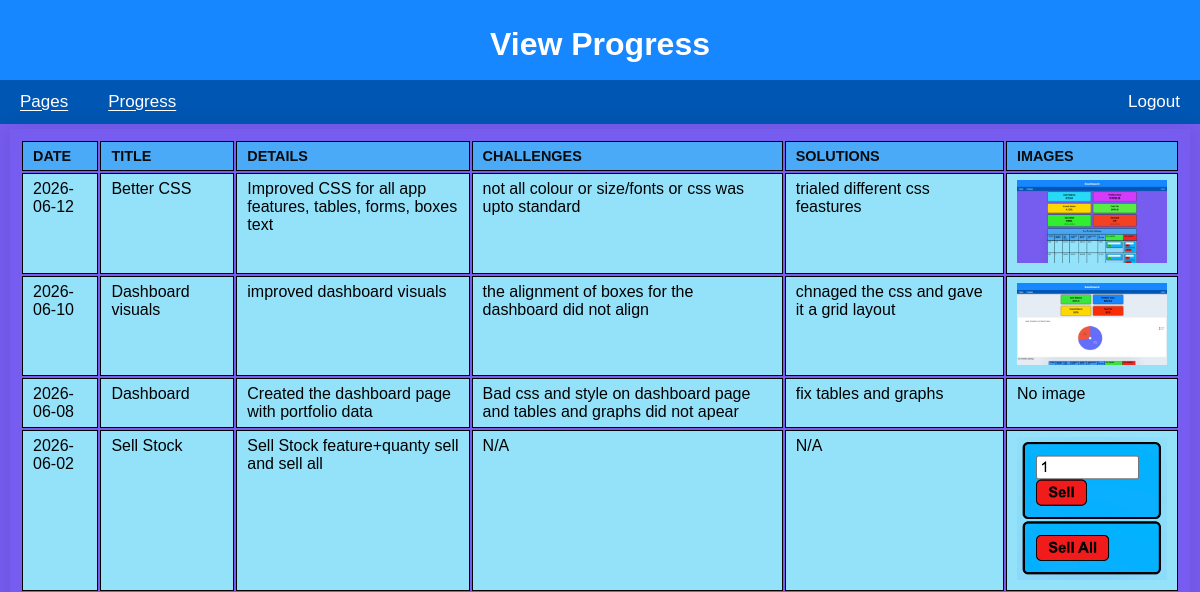
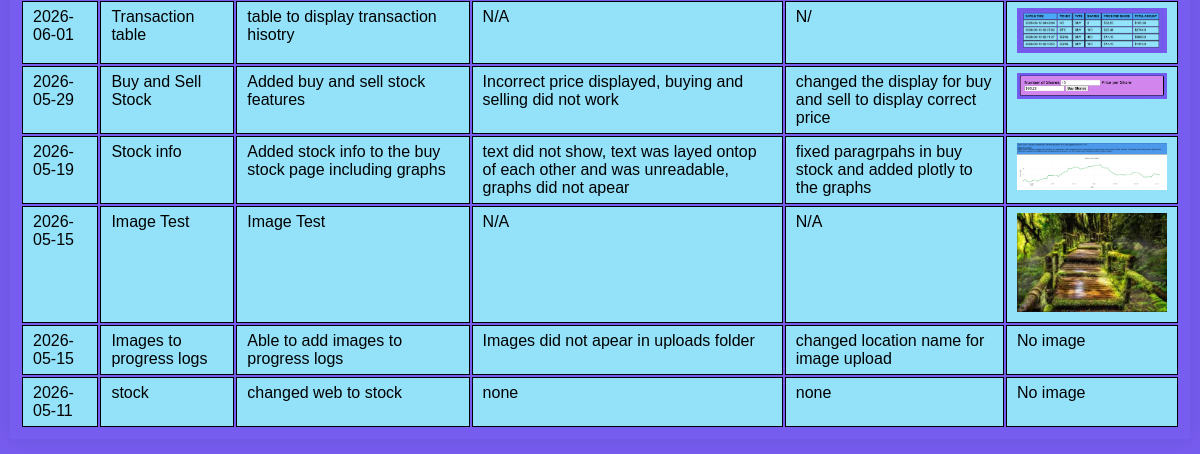
The page /view_progress (signed in) on the database as committed earlier (2 pictures, top to bottom).
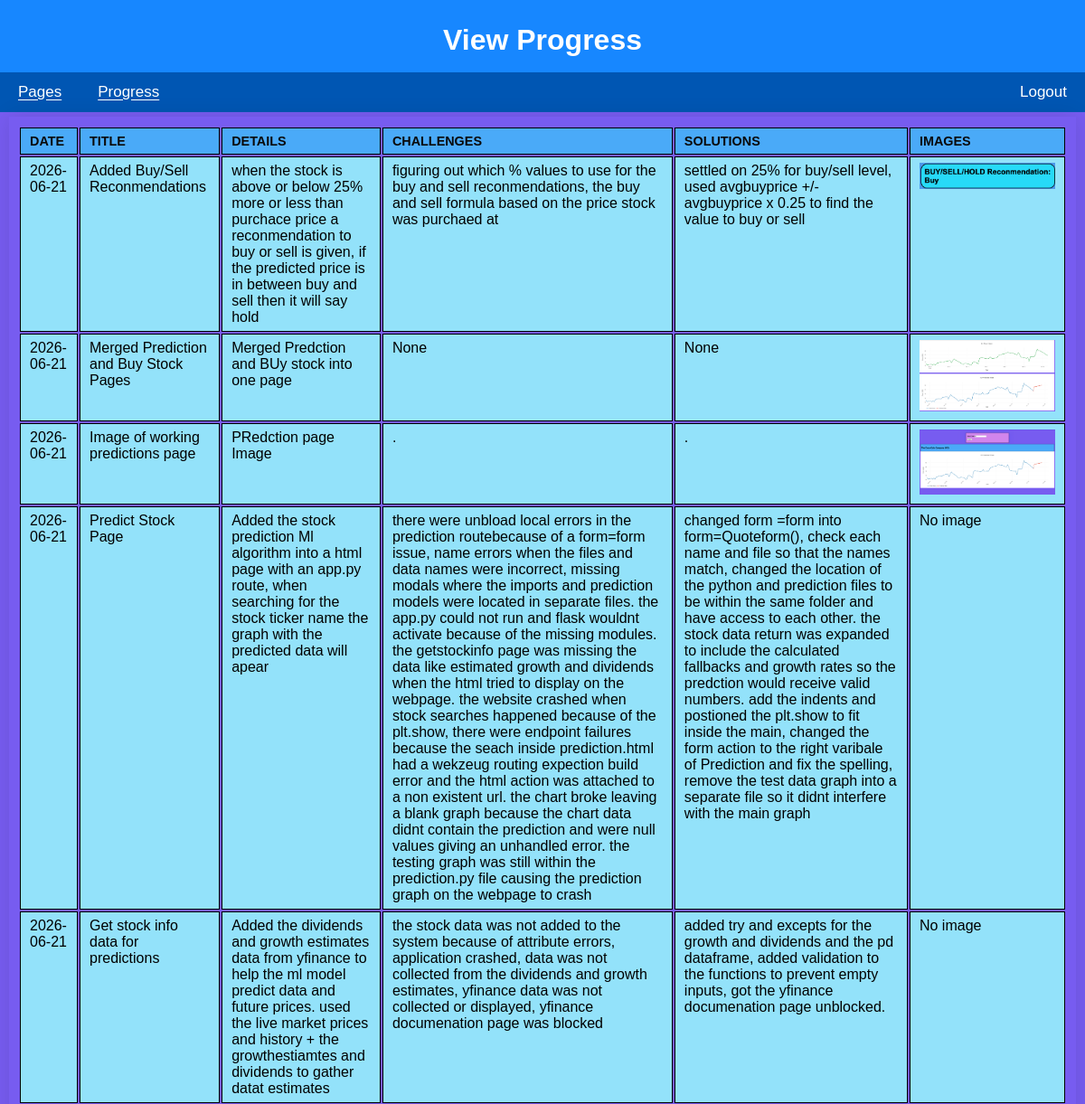
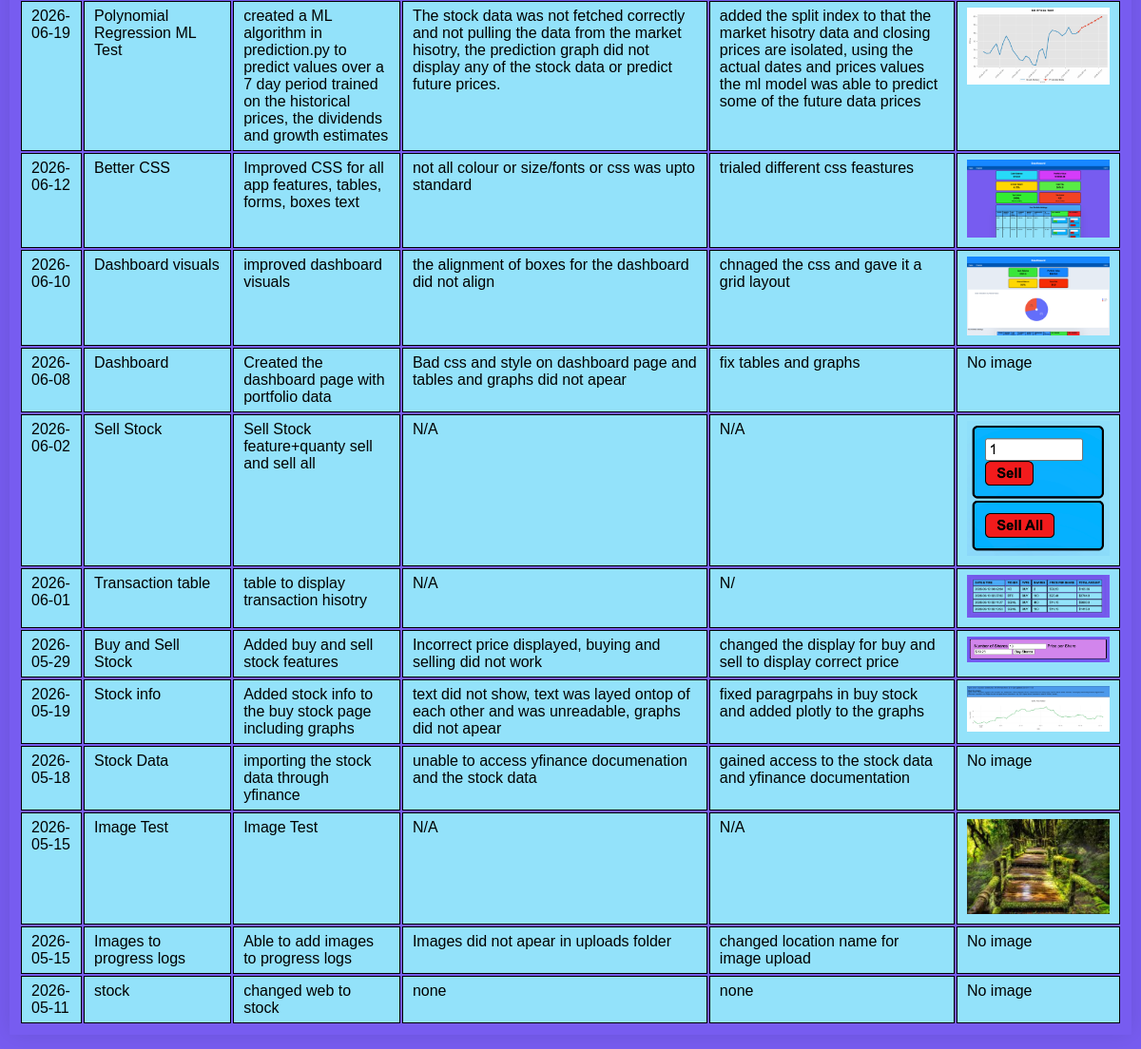
The same page on the database as committed later (2 pictures, top to bottom).
### tables this page shows
CREATE TABLE progresslogs (
    id INTEGER PRIMARY KEY AUTOINCREMENT,
    user_id INTEGER NOT NULL,
    date TEXT NOT NULL,
    title TEXT NOT NULL UNIQUE,
    details TEXT NOT NULL,
    image_path TEXT,
    challenges TEXT NOT NULL,
    solutions TEXT NOT NULL
);

### app.py (the view)
@app.route('/view_progress', methods=['GET', 'POST'])
@login_required
def view_progress():
    try:
        with get_db_connection() as conn:
            cursor = conn.cursor()
            cursor.execute(
                """SELECT id, date, title, details, image_path, challenges, solutions
                   FROM ProgressLogs
                   WHERE user_id = ?
                   ORDER BY date DESC, id DESC""",  # Newer entries first
                (current_user.id,)
            )
            posts = cursor.fetchall()
        return render_template('viewProgress.html', posts=posts, username=current_user.username)
    except Exception as e:
        flash('Error loading your progress logs.', 'error')
        print(f"Error loading progress: {e}")

### app.py (called while the page is built)
@login_manager.user_loader
def load_user(user_id):
    try:
        with get_db_connection() as conn:
            cursor = conn.cursor()
            cursor.execute(
                'SELECT id, username FROM users WHERE id = ?',
                (user_id,)
            )
            user = cursor.fetchone()  # get the first record from query result
        if user:
            return User(id=user['id'], username=user['username'])
        return None
    except Exception as e:
        print(f"Error loading user {user_id}: {e}")  # Replace with proper logging later
        return None

@contextmanager
def get_db_connection():
    conn = sqlite3.connect('database.db')
    conn.row_factory = sqlite3.Row  # Allows accessing columns by name
    try:
        yield conn  # keep connection open while actively accessing db
    finally:  # when finished
        conn.close()

### templates/viewProgress.html (shortened to what this page needs)
{% extends 'base.html' %}
{% block heading %}View Progress{% endblock %}
{% block content %}
    {% if posts %}
        <table>
            <tr>
                <th>Date</th>
                <th>Title</th>
                <th>Details</th>
                <th>challenges</th>
                <th>Solutions</th>
                <th>Images</th>
            </tr>
        {% for post in posts %}
            <tr>
                <td>{{ post.date }}</td>
                <td>{{ post.title }}</td>
                <td>{{ post.details }}</td>
                <td>{{ post.challenges }}</td>
                <td>{{ post.solutions }}</td>
                <td>
                    {% if post.image_path %}
                        <img src="{{ url_for('static', filename=post.image_path) }}"
                            alt="Progress Image"
                            width="150">
                    {% else %}
                        No image
                    {% endif %}
                </td>
            </tr>
        {% endfor %}
        </table>
    {% else %}
        <p>No progress entries found.</p>
    {% endif %}
{% endblock %}

### templates/base.html (shortened to what this page needs)
<!DOCTYPE html>
<html lang="en">
<head>
    <link rel="stylesheet" href="{{ url_for('static', filename='styles.css') }}">
</head>
<body>
    <header>
        <h1>{% block heading %}Smart Stocks{% endblock %}</h1>
    </header>
    <navbar>
        {% if not current_user.is_authenticated %}
            <a href="{{ url_for('register') }}">Register</a>
            <a href="{{ url_for('login') }}">Login</a>
        {% else %}
        <div class="nav-left">
            <div class="dropdown">
                <a href="{{ url_for('dashboard') }}" class="dropbtn">Pages</a>
            </div>
            <div class="dropdown">
                <a href="{{ url_for('view_progress') }}" class="dropbtn">Progress</a>
            </div>
        </div>
        <a href="{{ url_for('logoff') }}">Logout</a>
        {% endif %}
    </navbar>
    <content>
        {% block content %}
        {% endblock %}
    </content>
</body>
</html>

### static/styles.css (style rules this page uses)
body { font-family: Arial, sans-serif; margin: 10px; padding: 0; background-color: #775cf0; color:black; }
header { background-color: #1787ff; color: white; margin: -10px; padding: 5px 15px; text-align: center; }
.dropdown { position: relative; display: inline-block; color: white; text-decoration: underline; text-underline-offset: 2.5px; }
navbar { background-color: #0056b3; width: 100%; margin: -10px; padding: 0 10px; display: flex; justify-content: space-between; align-items: center; overflow: visible; }
navbar a { color: white; font-size: 17px; text-decoration: none; display: flex; padding: 12px 10px; align-items: center; border-radius: 0; }
.nav-left { display: flex; gap: 20px; align-items: center; }
h1 { text-align: center; }
td, th { vertical-align: top; }
td { vertical-align: top; background-color: #93e2fa; }
table { max-width: 1500px; margin: 15px auto; padding: 10px; border-radius: 1px; box-shadow: 0 0 25px rgba(0,0,0, 0.1); align-content: center; }
table th, table td, table tr { border: 1.5px solid #000000; padding: 6px 10px; text-align: left; }
table th { background-color: #4aaaf8; color: #0a0a0a; font-weight: bold; text-transform: uppercase; font-size: 0.9em; }

Rows that differ between the two databases and show on the page:
added progresslogs: date "2026-06-21", title "Added Buy/Sell Reconmendations", details "when the stock is above or below 25% more or less than purchace price a reconmendation to buy or sell is given, if the predicted price is in between buy and sell then it will say hold", challenges "figuring out which % values to use for the buy and sell reconmendations, the buy and sell formula based on the price stock was purchaed at", solutions "settled on 25% for buy/sell level, used avgbuyprice +/- avgbuyprice x 0.25 to find the value to buy or sell", image_path (picture)
added progresslogs: date "2026-06-21", title "Merged Prediction and Buy Stock Pages", details "Merged Predction and BUy stock into one page", challenges "None", solutions "None", image_path (picture)
added progresslogs: date "2026-06-21", title "Image of working predictions page", details "PRedction page Image", challenges ".", solutions ".", image_path (picture)
added progresslogs: date "2026-06-21", title "Predict Stock Page", details "Added the stock prediction Ml algorithm into a html page with an app.py route, when searching for the stock ticker name the graph with the predicted data will apear", challenges "there were unbload local errors in the prediction routebecause of a form=form issue, name errors when the files and data names were incorrect, missing modals where the imports and prediction models were located in separate files. the app.py could not run and flask wouldnt activate because of the missing modules. the getstockinfo page was missing the data like estimated growth and dividends when the html tried to display on the webpage. the website crashed when stock searches happened because of the plt.show, there were endpoint failures because the seach inside prediction.html had a wekzeug routing expection build error and the html action was attached to a non existent url. the chart broke…", solutions "changed form =form into form=Quoteform(), check each name and file so that the names match, changed the location of the python and prediction files to be within the same folder and have access to each other. the stock data return was expanded to include the calculated fallbacks and growth rates so the predction would receive valid numbers. add the indents and postioned the plt.show to fit inside the main, changed the form action to the right varibale of Prediction and fix the spelling, remove the test data graph into a separate file so it didnt interfere with the main graph", shows "No image"
added progresslogs: date "2026-06-21", title "Get stock info data for predictions", details "Added the dividends and growth estimates data from yfinance to help the ml model predict data and future prices. used the live market prices and history + the growthestiamtes and dividends to gather datat estimates", challenges "the stock data was not added to the system because of attribute errors, application crashed, data was not collected from the dividends and growth estimates, yfinance data was not collected or displayed, yfinance documenation page was blocked", solutions "added try and excepts for the growth and dividends and the pd dataframe, added validation to the functions to prevent empty inputs, got the yfinance documenation page unblocked.", shows "No image"
added progresslogs: date "2026-06-19", title "Polynomial Regression ML Test", details "created a ML algorithm in prediction.py to predict values over a 7 day period trained on the historical prices, the dividends and growth estimates", challenges "The stock data was not fetched correctly and not pulling the data from the market hisotry, the prediction graph did not display any of the stock data or predict future prices.", solutions "added the split index to that the market hisotry data and closing prices are isolated, using the actual dates and prices values the ml model was able to predict some of the future data prices", image_path (picture)
added progresslogs: date "2026-05-18", title "Stock Data", details "importing the stock data through yfinance", challenges "unable to access yfinance documenation and the stock data", solutions "gained access to the stock data and yfinance documentation", shows "No image"
